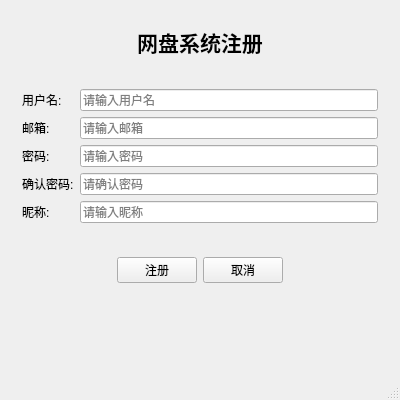
<?xml version="1.0" encoding="UTF-8"?>
<ui version="4.0">
 <class>RegisterWindow</class>
 <widget class="QMainWindow" name="RegisterWindow">
  <property name="geometry">
   <rect>
    <x>0</x>
    <y>0</y>
    <width>400</width>
    <height>400</height>
   </rect>
  </property>
  <property name="windowTitle">
   <string>注册 - 网盘系统</string>
  </property>
  <widget class="QWidget" name="centralWidget">
   <layout class="QVBoxLayout" name="verticalLayout">
    <item>
     <widget class="QLabel" name="label">
      <property name="text">
       <string>网盘系统注册</string>
      </property>
      <property name="alignment">
       <set>Qt::AlignCenter</set>
      </property>
      <property name="font">
       <font>
        <pointsize>16</pointsize>
        <bold>true</bold>
       </font>
      </property>
     </widget>
    </item>
    <item>
     <widget class="QWidget" name="widget" native="true">
      <layout class="QFormLayout" name="formLayout">
       <item row="0" column="0">
        <widget class="QLabel" name="label_2">
         <property name="text">
          <string>用户名:</string>
         </property>
        </widget>
       </item>
       <item row="0" column="1">
        <widget class="QLineEdit" name="usernameLineEdit">
         <property name="placeholderText">
          <string>请输入用户名</string>
         </property>
        </widget>
       </item>
       <item row="1" column="0">
        <widget class="QLabel" name="label_3">
         <property name="text">
          <string>邮箱:</string>
         </property>
        </widget>
       </item>
       <item row="1" column="1">
        <widget class="QLineEdit" name="emailLineEdit">
         <property name="placeholderText">
          <string>请输入邮箱</string>
         </property>
        </widget>
       </item>
       <item row="2" column="0">
        <widget class="QLabel" name="label_4">
         <property name="text">
          <string>密码:</string>
         </property>
        </widget>
       </item>
       <item row="2" column="1">
        <widget class="QLineEdit" name="passwordLineEdit">
         <property name="echoMode">
          <enum>QLineEdit::Password</enum>
         </property>
         <property name="placeholderText">
          <string>请输入密码</string>
         </property>
        </widget>
       </item>
       <item row="3" column="0">
        <widget class="QLabel" name="label_5">
         <property name="text">
          <string>确认密码:</string>
         </property>
        </widget>
       </item>
       <item row="3" column="1">
        <widget class="QLineEdit" name="confirmPasswordLineEdit">
         <property name="echoMode">
          <enum>QLineEdit::Password</enum>
         </property>
         <property name="placeholderText">
          <string>请确认密码</string>
         </property>
        </widget>
       </item>
       <item row="4" column="0">
        <widget class="QLabel" name="label_6">
         <property name="text">
          <string>昵称:</string>
         </property>
        </widget>
       </item>
       <item row="4" column="1">
        <widget class="QLineEdit" name="nicknameLineEdit">
         <property name="placeholderText">
          <string>请输入昵称</string>
         </property>
        </widget>
       </item>
      </layout>
     </widget>
    </item>
    <item>
     <widget class="QWidget" name="widget_2" native="true">
      <layout class="QHBoxLayout" name="horizontalLayout">
       <item>
        <spacer name="horizontalSpacer">
         <property name="orientation">
          <enum>Qt::Horizontal</enum>
         </property>
         <property name="sizeHint" stdset="0">
          <size>
           <width>40</width>
           <height>20</height>
          </size>
         </property>
        </spacer>
       </item>
       <item>
        <widget class="QPushButton" name="registerButton">
         <property name="text">
          <string>注册</string>
         </property>
        </widget>
       </item>
       <item>
        <widget class="QPushButton" name="cancelButton">
         <property name="text">
          <string>取消</string>
         </property>
        </widget>
       </item>
       <item>
        <spacer name="horizontalSpacer_2">
         <property name="orientation">
          <enum>Qt::Horizontal</enum>
         </property>
         <property name="sizeHint" stdset="0">
          <size>
           <width>40</width>
           <height>20</height>
          </size>
         </property>
        </spacer>
       </item>
      </layout>
     </widget>
    </item>
    <item>
     <widget class="QLabel" name="statusLabel">
      <property name="text">
       <string/>
      </property>
      <property name="alignment">
       <set>Qt::AlignCenter</set>
      </property>
      <property name="textInteractionFlags">
       <set>Qt::LinksAccessibleByMouse</set>
      </property>
     </widget>
    </item>
   </layout>
  </widget>
  <widget class="QStatusBar" name="statusBar"/>
 </widget>
 <layoutdefault spacing="6" margin="11"/>
 <resources/>
 <connections/>
</ui>
